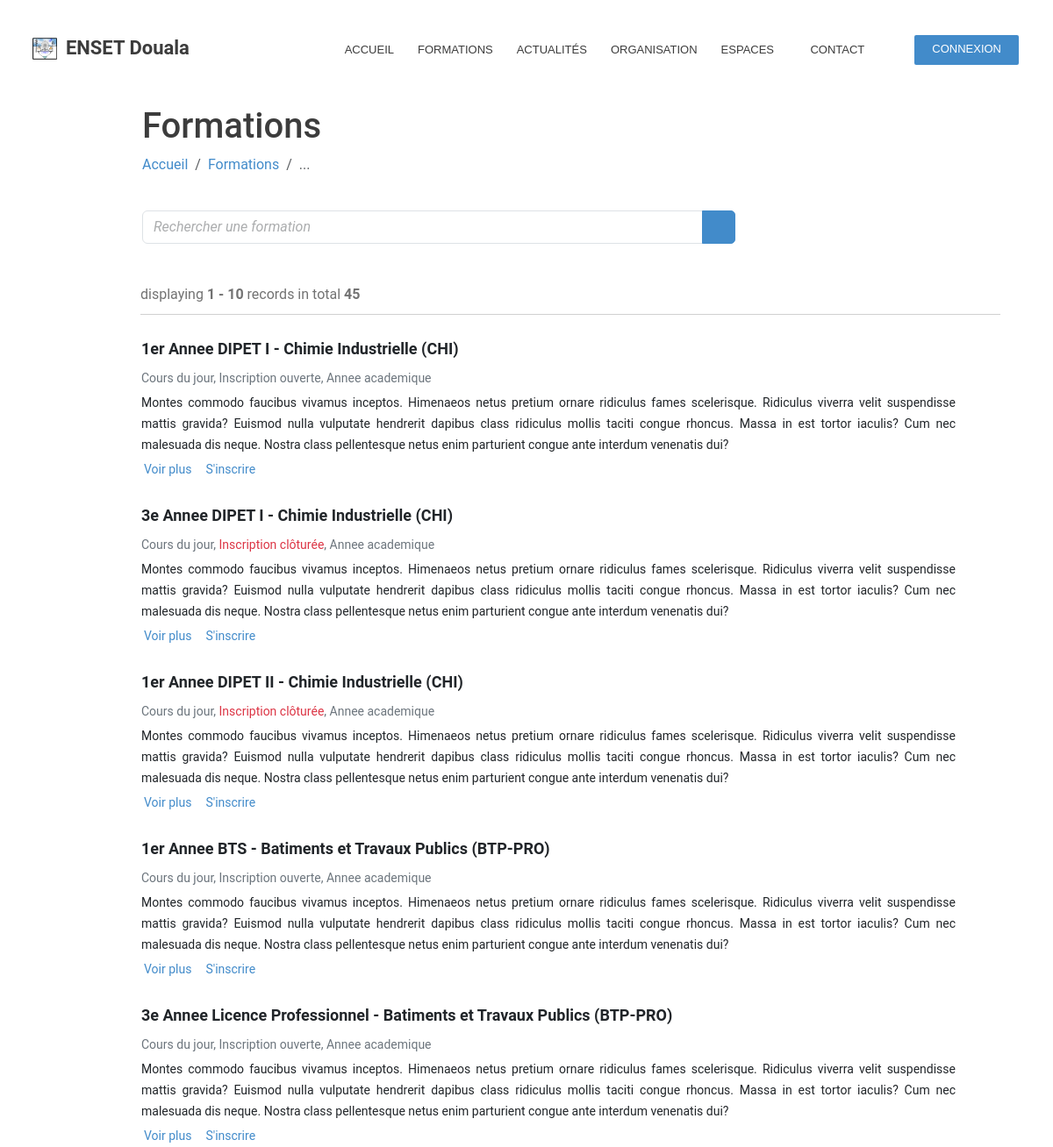
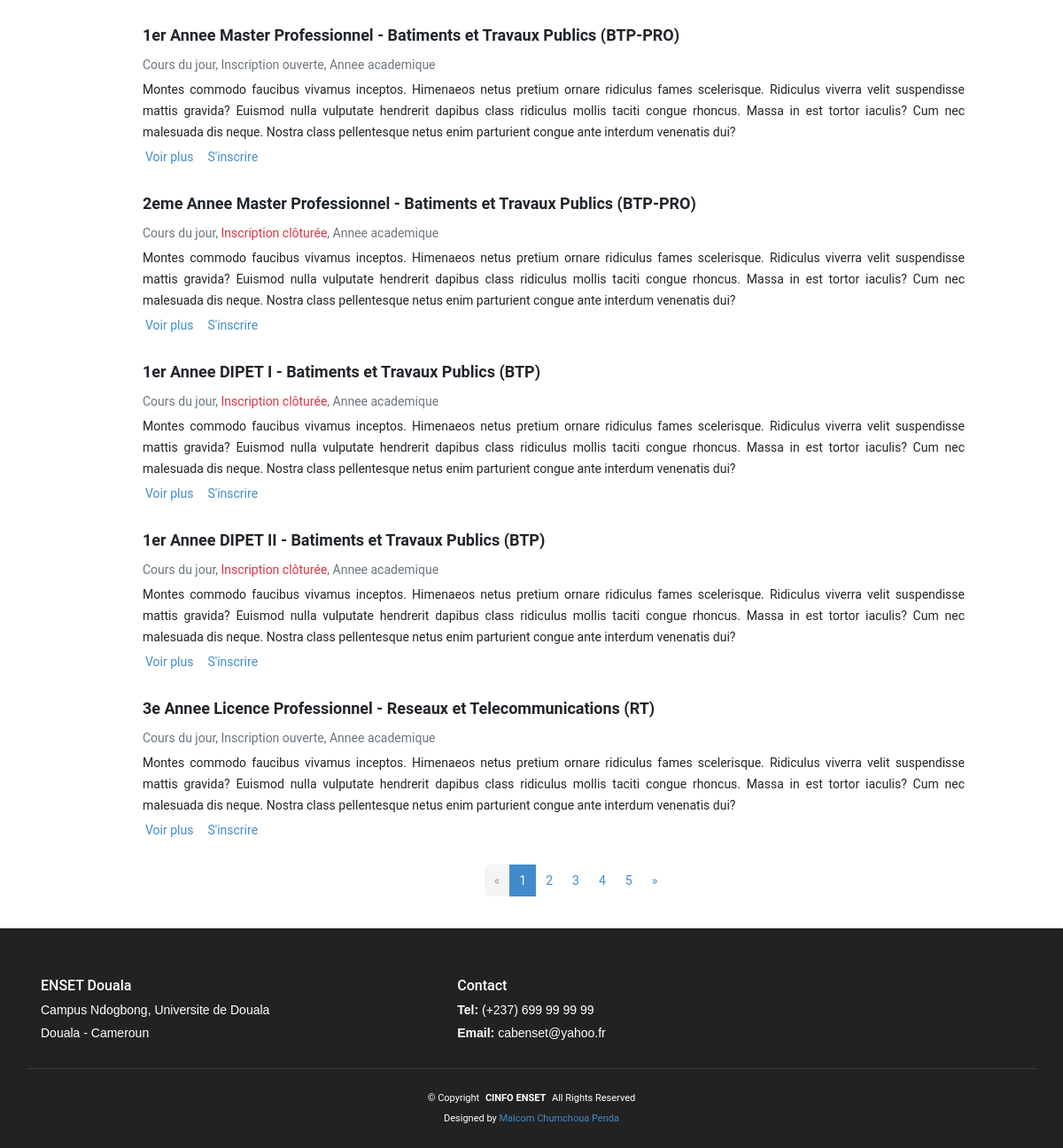
Page /courses/list/all on the committed database (2 pictures, top to bottom).
### services/demo/schemas.py (models this page shows)
class Course(db.Model):
    __bind_key__ = 'demo'
    __tablename__ = 'courses'
    id = db.Column(db.String(10), primary_key=True)
    open = db.Column(db.Boolean, nullable=False)
    period = db.Column(db.String(9), nullable=False)
    text = db.Column(db.String(200), nullable=True)
    option_id = db.Column(db.String(10), db.ForeignKey('options.id'))
    diploma_id = db.Column(db.String(10), db.ForeignKey('diplomas.id'))
    level_id = db.Column(db.String(15), db.ForeignKey('levels.id'))

class Level(db.Model):
    __bind_key__ = 'demo'
    __tablename__ = 'levels'
    id = db.Column(db.String(15), primary_key=True)
    name = db.Column(db.String(100), nullable=False)
    courses = db.relationship('Course', backref='level', cascade=CASCADE)

class Option(db.Model):
    __bind_key__ = 'demo'
    __tablename__ = 'options'
    id = db.Column(db.String(10), primary_key=True)
    name = db.Column(db.String(100), nullable=False)
    unit_id = db.Column(db.String(50), db.ForeignKey('units.id'))
    formation_id = db.Column(db.String(5), db.ForeignKey('formations.id'))
    courses = db.relationship('Course', backref='option', cascade=CASCADE)

### pages/courses/routes.py (the view)
@ui.route("/list", defaults={'formation':None, 'unit':None})
@ui.route("/list/all", defaults={'formation':None, 'unit':None})
@ui.route("/list/all/<unit>", defaults={'formation':None})
@ui.route("/list/<formation>", defaults={'unit':None})
@ui.route("/list/<formation>/<unit>")
def list(formation, unit):
    header = _create_list_header(formation, unit)
    courses = qry.get_courses(db.session, formation=formation, unit=unit)
    courses, pagination = _create_paginated_courses(courses)
    return render_template('courses-listing.html',
                            header=header,
                            courses=courses,
                            pagination=pagination)

### app.py (called while the page is built)
@app.context_processor
def inject_defaults():
    return {'default_deadline':default_deadline,
            'portals': PORTALS,
            'contact':CONTACT,
            'links':LINKS}

@app.context_processor
def inject_menus():
    return {'landing':LANDING_MENU['children'],
            'login':LOGIN_MENU['children']}

@app.template_filter('safe_md')
def convert_to_safe(md_link):
    if '/store/' in md_link:
        md_dir = SERVICES_DIR
    elif '/assets/' in md_link:
        md_dir = PAGES_DIR
    else:
        raise RuntimeError(f'Invalid Path -> {md_link}')
    if md_link.startswith('/'):
        md_link = md_link[1:]
    md_link = os.path.normpath(md_link)
    filename = os.path.join(md_dir, md_link)
    safe = app.jinja_env.filters['safe']
    return safe(read_markdown(filename))

### core/utils.py (called while the page is built)
def read_text(filepath, encoding='utf-8', coerce=True):
    try:
        with open(filepath, 'r', encoding=encoding) as f:
            text = f.read()
    except UnicodeDecodeError:
        if not coerce:
            raise
        valid = None
        for enc in encodings:
            print('- test read with', enc, 'for', filepath)
            try:
                with open(filepath, 'r', encoding=enc) as f:
                    text = f.read()
                    valid = True
            except UnicodeDecodeError:
                continue
        if not valid:
            raise RuntimeError(f'Unable to read text in {filepath}')
    return text

def read_markdown(filepath, encoding='utf-8', coerce=True):
    text = read_text(filepath, encoding=encoding, coerce=coerce)
    return md.markdown(text)

### pages/courses/routes.py (called while the page is built, shortened)
def _create_list_header(formation, unit):
    title = 'Formations'
    if formation is None:
        if unit is None:
            link = '...'
        else:
            link = unit.upper()
            title += f' {link}'
    return dict(title=title, link=link)

def _create_paginated_courses(courses):
    page_args = get_page_args(page_parameter='page',
                              per_page_parameter='per_page')
    page, per_page, offset = page_args
    page_courses = courses[offset: offset + per_page]
    page_total = len(page_courses)
    total = len(courses)
    info = f'{offset+1} à {offset + page_total} résultats sur {total}'
    pagination = Pagination(page=page, per_page=per_page, total=total,
                            css_framework='bootstrap5', display_msg=info)
    return page_courses, pagination

### pages/courses/layouts/courses-listing.html (shortened to what this page needs)
{% extends 'landing-listing.html' %}
{% block custom_css %}
  <link href="{{ url_for('courses.static', filename='css/courses.css') }}" rel="stylesheet">
{% endblock %}
{% block listing_hero %}
  <div class="container">
      <div class="row">
          <div class="col-12 d-flex flex-column align-items-start">
            <h1>{{ header.title }}</h1>
            <nav aria-label="breadcrumb">
              <ol class="breadcrumb">
                <li class="breadcrumb-item"><a href="{{ url_for('home.index') }}">Accueil</a></li>
                <li class="breadcrumb-item"><a href="{{ url_for('courses.index') }}">Formations</a></li>
                <li class="breadcrumb-item active" aria-current="page">{{ header.link }}</li>
              </ol>
            </nav>
          </div>
          <div class="col-12 col-lg-8 mt-4">
            <form>
                <div class="input-group mb-3">
                    <input type="text" class="form-control" placeholder="Rechercher une formation" aria-label="Search filter" aria-describedby="button-addon2">
                    <button class="btn btn-primary" type="button" id="button-addon2">
                        <i class="bi bi-search"></i>
                    </button>
                </div>
            </form>
          </div>
      </div>
  </div>
{% endblock %}
{% block listing_main %}
  <section class="section results">
    <div class="container">
      <div class="row">
          <div class="col-12 px-0">
            {{ pagination.info }}
            <ul class="list-group w-100 pt-4 courses">
              {% for item in courses %}
                <li class="list-group-item course-item">
                  <h4 class="d-flex flex-lg-row flex-column">
                    {{ item.level.name }} - {{ item.option.name }} ({{ item.option_id }})
                  </h4>
                  <div class="text-secondary pb-1">
                    {% if item.formation_id == 'CPS' %}
                      <span>Cours du soir</span>,
                    {% else %}
                      <span>Cours du jour</span>,
                    {% endif %}
                    {% if item.open %}
                      <span>Inscription ouverte</span>,
                    {% else %}
                      <span class="text-danger">Inscription clôturée</span>,
                    {% endif %}
                    <span class="text-nowrap">Annee academique {{ item.annee }}</span>
                  </div>
                  {{ item.text | safe_md }}
                  <div class="d-flex justify-content-start gx-4 pt-0">
                    <a class="btn btn-link ms-0" href="{{ url_for('courses.details',key=item.id, prev_url=request.path, prev=header.link) }}">Voir plus</a>
                    <a class="btn btn-link" href="{{ url_for('admission.index') }}">S'inscrire</a>
                  </div>
                </li>
              {% endfor %}
            </ul>
            <div class="d-flex justify-content-center">
              {{ pagination.links }}
            </div>
          </div>
      </div>
    </div>
  </section>
{% endblock %}
{% block listing_authors %}
  <a>Malcom Chumchoua Penda</a>
{% endblock %}

### core/theme/static/css/color.css (style rules this page uses)
:root { --primary-color: #428bca; --secondary-dark-color: #3c3c3c; --secondary-color: #444444; --secondary-light-color: #edeff0e3; --white-color: #ffffff; --black-color: #222222; --success-color: rgb(5, 109, 95); --danger-color: rgb(233, 70, 97); }
:root { -e:rgb(68, 68, 68); --primary-transparent-90: rgb(66, 139, 202, 0.90); --primary-transparent-80: rgb(66, 139, 202, 0.80); --primary-transparent-70: rgb(66, 139, 202, 0.70); --primary-transparent-60: rgb(66, 139, 202, 0.60); --primary-transparent-50: rgb(66, 139, 202, 0.50); --primary-transparent-40: rgb(66, 139, 202, 0.40); --primary-transparent-30: rgb(66, 139, 202, 0.30); --primary-transparent-20: rgb(66, 139, 202, 0.20); --primary-transparent-10: rgb(66, 139, 202, 0.10); --secondary-transparent-90: rgb(68, 68, 68, 0.90); --secondary-transparent-80: rgb(68, 68, 68, 0.80); --secondary-transparent-70: rgb(68, 68, 68, 0.70); --secondary-transparent-60: rgb(68, 68, 68, 0.60); --secondary-transparent-50: rgb(68, 68, 68, 0.50); --secondary-transparent-40: rgb(68, 68, 68, 0.40); --secondary-transparent-30: rgb(68, 68, 68, 0.30); --secondary-transparent-20: rgb(68, 68, 68, 0.20); --secondary-transparent-10: rgb(68, 68, 68, 0.10); --white-transparent-90: rgba(255, 255, 255, 0.95); --white-transparent-80: rgba(255, 255, 255, 0.85); --white-transparent-70: rgba(255, 255, 255, 0.75); --white-transparent-60: rgba(255, 255, 255, 0.65); --white-transparent-50: rgba(255, 255, 255, 0.55); --white-transparent-40: rgba(255, 255, 255, 0.45); --white-transparent-30: rgba(255, 255, 255, 0.35); --white-transparent-20: rgba(255, 255, 255, 0.25); --white-transparent-10: rgba(255, 255, 255, 0.15); --black-transparent-90: rgb(34, 34, 34, 0.90); --black-transparent-80: rgb(34, 34, 34, 0.80); --black-transparent-70: rgb(34, 34, 34, 0.70); --black-transparent-60: rgb(34, 34, 34, 0.60); --black-transparent-50: rgb(34, 34, 34, 0.50); --black-transparent-40: rgb(34, 34, 34, 0.40); --black-transparent-30: rgb(34, 34, 34, 0.30); --black-transparent-20: rgb(34, 34, 34, 0.20); --black-transparent-10: rgb(34, 34, 34, 0.10); }

### core/theme/static/css/preloader.css (style rules this page uses)
:root { --background-color: #ffffff; --default-color: #444444; --heading-color: #222222; --accent-color: #428bca; --surface-color: #ffffff; --contrast-color: #ffffff; }

### pages/courses/assets/css/courses.css (style rules this page uses)
.courses { border-top: 1px solid color-mix(in srgb, var(--default-color), transparent 75%); border-radius: 0%; }
.course-item { border-color: transparent; margin-bottom: 0; padding: 0 50px 20px 0; }
.course-item > p { margin-bottom: 0; }

### rows in the picture
Course: level.name "1er Annee DIPET I", option.name "Chimie Industrielle", option_id "CHI", open "Inscription ouverte", text "Montes commodo faucibus vivamus inceptos. Himenaeos netus pretium ornare ridiculus fames scelerisque. Ridiculus viverra velit suspendisse mattis gravida? Euismod nulla vulputate hendrerit dapibus class ridiculus mollis taciti congue rhoncus. Massa in est tortor iaculis? Cum nec malesuada dis neque. Nostra class pellentesque netus enim parturient congue ante interdum venenatis dui?"
Course: level.name "3e Annee DIPET I", option.name "Chimie Industrielle", option_id "CHI", open "Inscription clôturée", text "Montes commodo faucibus vivamus inceptos. Himenaeos netus pretium ornare ridiculus fames scelerisque. Ridiculus viverra velit suspendisse mattis gravida? Euismod nulla vulputate hendrerit dapibus class ridiculus mollis taciti congue rhoncus. Massa in est tortor iaculis? Cum nec malesuada dis neque. Nostra class pellentesque netus enim parturient congue ante interdum venenatis dui?"
Course: level.name "1er Annee DIPET II", option.name "Chimie Industrielle", option_id "CHI", open "Inscription clôturée", text "Montes commodo faucibus vivamus inceptos. Himenaeos netus pretium ornare ridiculus fames scelerisque. Ridiculus viverra velit suspendisse mattis gravida? Euismod nulla vulputate hendrerit dapibus class ridiculus mollis taciti congue rhoncus. Massa in est tortor iaculis? Cum nec malesuada dis neque. Nostra class pellentesque netus enim parturient congue ante interdum venenatis dui?"
Course: level.name "1er Annee BTS", option.name "Batiments et Travaux Publics", option_id "BTP-PRO", open "Inscription ouverte", text "Montes commodo faucibus vivamus inceptos. Himenaeos netus pretium ornare ridiculus fames scelerisque. Ridiculus viverra velit suspendisse mattis gravida? Euismod nulla vulputate hendrerit dapibus class ridiculus mollis taciti congue rhoncus. Massa in est tortor iaculis? Cum nec malesuada dis neque. Nostra class pellentesque netus enim parturient congue ante interdum venenatis dui?"
Course: level.name "3e Annee Licence Professionnel", option.name "Batiments et Travaux Publics", option_id "BTP-PRO", open "Inscription ouverte", text "Montes commodo faucibus vivamus inceptos. Himenaeos netus pretium ornare ridiculus fames scelerisque. Ridiculus viverra velit suspendisse mattis gravida? Euismod nulla vulputate hendrerit dapibus class ridiculus mollis taciti congue rhoncus. Massa in est tortor iaculis? Cum nec malesuada dis neque. Nostra class pellentesque netus enim parturient congue ante interdum venenatis dui?"
Course: level.name "1er Annee Master Professionnel", option.name "Batiments et Travaux Publics", option_id "BTP-PRO", open "Inscription ouverte", text "Montes commodo faucibus vivamus inceptos. Himenaeos netus pretium ornare ridiculus fames scelerisque. Ridiculus viverra velit suspendisse mattis gravida? Euismod nulla vulputate hendrerit dapibus class ridiculus mollis taciti congue rhoncus. Massa in est tortor iaculis? Cum nec malesuada dis neque. Nostra class pellentesque netus enim parturient congue ante interdum venenatis dui?"
Course: level.name "2eme Annee Master Professionnel", option.name "Batiments et Travaux Publics", option_id "BTP-PRO", open "Inscription clôturée", text "Montes commodo faucibus vivamus inceptos. Himenaeos netus pretium ornare ridiculus fames scelerisque. Ridiculus viverra velit suspendisse mattis gravida? Euismod nulla vulputate hendrerit dapibus class ridiculus mollis taciti congue rhoncus. Massa in est tortor iaculis? Cum nec malesuada dis neque. Nostra class pellentesque netus enim parturient congue ante interdum venenatis dui?"
Course: level.name "1er Annee DIPET I", option.name "Batiments et Travaux Publics", option_id "BTP", open "Inscription clôturée", text "Montes commodo faucibus vivamus inceptos. Himenaeos netus pretium ornare ridiculus fames scelerisque. Ridiculus viverra velit suspendisse mattis gravida? Euismod nulla vulputate hendrerit dapibus class ridiculus mollis taciti congue rhoncus. Massa in est tortor iaculis? Cum nec malesuada dis neque. Nostra class pellentesque netus enim parturient congue ante interdum venenatis dui?"
Course: level.name "1er Annee DIPET II", option.name "Batiments et Travaux Publics", option_id "BTP", open "Inscription clôturée", text "Montes commodo faucibus vivamus inceptos. Himenaeos netus pretium ornare ridiculus fames scelerisque. Ridiculus viverra velit suspendisse mattis gravida? Euismod nulla vulputate hendrerit dapibus class ridiculus mollis taciti congue rhoncus. Massa in est tortor iaculis? Cum nec malesuada dis neque. Nostra class pellentesque netus enim parturient congue ante interdum venenatis dui?"
Course: level.name "3e Annee Licence Professionnel", option.name "Reseaux et Telecommunications", option_id "RT", open "Inscription ouverte", text "Montes commodo faucibus vivamus inceptos. Himenaeos netus pretium ornare ridiculus fames scelerisque. Ridiculus viverra velit suspendisse mattis gravida? Euismod nulla vulputate hendrerit dapibus class ridiculus mollis taciti congue rhoncus. Massa in est tortor iaculis? Cum nec malesuada dis neque. Nostra class pellentesque netus enim parturient congue ante interdum venenatis dui?"

### other values in the picture
{{ entry.text }} "ACCUEIL" "FORMATIONS" "ACTUALITÉS" "ORGANISATION" "CONTACT"
{{ entry.text }} "ESPACES"
{{ header.title }} "Formations"
{{ header.link }} "..."
{{ pagination.info }} "displaying 1 - 10 records in total 45"
{{ pagination.links }} "« 1 2 3 4 5 »"
{{ contact.addresse }} "Campus Ndogbong, Universite de Douala"
{{ contact.ville }} "Douala - Cameroun"
{{ contact.tel }} "(+237) 699 99 99 99"
{{ contact.email }} "cabenset@yahoo.fr"
